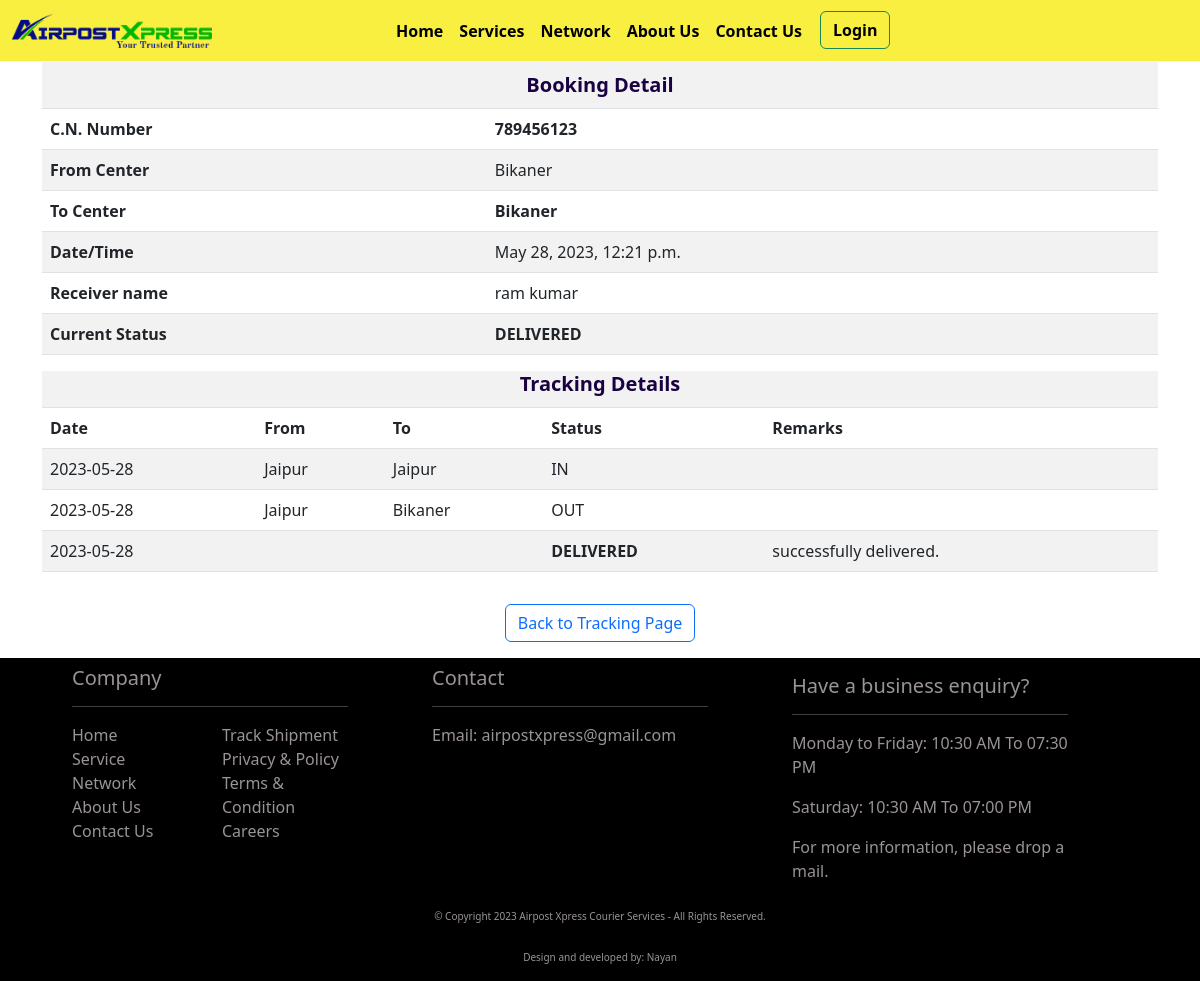
/tracking/789456123, run on the app's committed database.
### api/models.py (models this page shows, shortened)
class Booking(models.Model):
    doc_date = models.DateTimeField(default=datetime.now)
    party_name = models.ForeignKey(PartyAccounts, on_delete=models.CASCADE, null=True, blank=False)
    c_note_number = models.BigIntegerField(unique=True)
    from_destination = models.ForeignKey(Destination, on_delete=models.CASCADE, related_name="from_destination", default=1)
    to_destination = models.ForeignKey(Destination, on_delete=models.CASCADE, related_name="to_destination", default=1)
    booking_type = models.ForeignKey(BookingType, on_delete=models.CASCADE, related_name="booking_types", null=True, default=1)
    sender_name = models.CharField(max_length=256, null=True, blank=True)
    sender_mobile = models.CharField(max_length=15, blank=True, null=True)
    receiver_name = models.CharField(max_length=256, null=True, blank=True)
    receiver_mobile_number = models.CharField(max_length=256, null=True, blank=False)
    ref_courier_name = models.ForeignKey(RefCourier, on_delete=models.CASCADE)
    ref_courier_number = models.CharField(max_length=50, blank=True)
    weight = models.FloatField(blank=True, null=True)
    amount = models.FloatField(blank=True, null=True)
    remarks = models.TextField(max_length=550, blank=True, null=True)
    user = models.ForeignKey(User, on_delete=models.CASCADE, null=True, blank=False)
    created_at = models.DateTimeField(auto_now_add=True, null=True)
    updated_at = models.DateTimeField(auto_now=True, null=True)
    class Meta:
        verbose_name_plural = "Booking"

class Destination(models.Model):
    name = models.CharField(max_length=256)
    class Meta:
        verbose_name_plural = "Destination"
    def __str__(self):
        return self.name

class ParcelStatus(models.Model):
    name = models.CharField(max_length=256)
    class Meta:
        verbose_name_plural = "Parcel status"
    def __str__(self):
        return self.name

class Trackinghistory(models.Model):
    c_note_number = models.ForeignKey(Booking, on_delete=models.CASCADE)
    in_out_datetime = models.DateTimeField(default=datetime.now)
    last_updated_datetime = models.DateTimeField(auto_now=True)
    d_from = models.ForeignKey(Destination, on_delete=models.CASCADE, related_name="destination_in")
    d_to = models.ForeignKey(Destination, on_delete=models.CASCADE, related_name="destination_out")
    status = models.ForeignKey(ParcelStatus, on_delete=models.CASCADE, related_name="status")
    remarks = models.TextField(blank=True, null=True)
    user = models.ForeignKey(User, on_delete=models.CASCADE, null=True, blank=False)
    class Meta:
        verbose_name_plural = "Tracking history"

class DrsTransactionHistory(models.Model):
    docket_number = models.CharField(max_length=40, blank=False, null=True)
    origin = models.CharField(max_length=60, blank=True, null=True)
    consignee_name = models.CharField(max_length=256, blank=True, null=True)
    drs_number = models.CharField(max_length=40, blank=True, null=True)
    status = models.ForeignKey(ParcelStatus, on_delete=models.CASCADE, blank=False, null=True)
    reason = models.TextField(max_length=500, blank=True, null=True)
    user = models.ForeignKey(User, models.CASCADE, blank=False, null=True)
    created_at = models.DateTimeField(auto_now_add=True, null=True, blank=True)
    updated_at = models.DateTimeField(auto_now=True, null=True, blank=True)
    class Meta:
        verbose_name_plural = "DRS Transaction History"

### api/views.py (the view)
# urls.py: path(r"tracking/", home, name="only_tracking"),
def tracking(request, tracking_number):
    try:
        tracking_number = int(tracking_number)
        if tracking_number:
            data = Booking.objects.filter(c_note_number=tracking_number)
            if data.exists():
                booking_details = data[0]
                tracking_history = Trackinghistory.objects.filter(c_note_number=booking_details).order_by('-in_out_datetime')
                if_drs = None
                last_status = "Shipment information sent to Airpost Xpress"
                if tracking_history.exists():
                    last_status = str(tracking_history[0].status) + " - " + str(tracking_history[0].d_to)
                if booking_details.ref_courier_name.type != 'Internal':
                    tracking_history = {}
                    token_obj = Token.objects.all().values()
                    token = ""
                    if token_obj:
                        token = token_obj[0]["token"]
                    url = str(booking_details.ref_courier_name.link).format(token) + str(booking_details.ref_courier_number)
                    try:
                        response = requests.post(url, headers={"content-type": "application/json"}, timeout=2)
                        data_load_from_another_site = response.json()
                        last_status = data_load_from_another_site.get("MostRecentStatus", "-")
                        tracking_history = data_load_from_another_site.get("Checkpoints", "")
                        if len(tracking_history) <= 2:
                            for i in tracking_history:
                                if str(i.get("Activity")).__contains__("No information present for consignment"):
                                    tracking_history = tracking_history[0]
                                    int("a")
                    except Exception as e:
                        selenium = False
                        if booking_details.ref_courier_name.if_multiple:
                            url = booking_details.ref_courier_name.multi_link
                            url = url.format(booking_details.ref_courier_number)
                        else:
                            if booking_details.ref_courier_name.selenium:
                                selenium = True
                                url = str(booking_details.ref_courier_name.multi_name) + "UUUU" + str(booking_details.ref_courier_number)
                        if selenium:
                            url = f'For latest updates click on this Ref No. <a id="sele_data" class="text-primary sele_data_1" data-sid="{url}" >{booking_details.c_note_number}</a>'
                        else:
                            url = f'For latest updates click on this Ref No. <a href="{url}" target="_blank">{booking_details.c_note_number}</a>'
                        tracking_history["Date"] = ""
                        tracking_history["Location"] = ""
                        tracking_history["CheckpointState"] = ""
                        tracking_history["Activity"] = url
                        tracking_history = [tracking_history,]
                else:
                    final_status = DrsTransactionHistory.objects.filter(docket_number=tracking_number).order_by("-created_at")
                    if final_status.exists():
                        final_status = final_status[0]
                        if_drs = 1
                        last_status = final_status.status
                        reason = ""
                        if final_status.reason:
                            reason = final_status.reason
                        return render(request, "tracking.html", {"booking_details": booking_details, "tracking_history": tracking_history,
                    "last_status": last_status, "today_date": today_date, "drs_details": if_drs, "status": final_status.status, "reason": reason, "date": final_status.created_at})
                return render(request, "tracking.html", {"booking_details": booking_details, "tracking_history": tracking_history,
                "last_status": last_status, "today_date": today_date, "drs_details": if_drs})
        return redirect("home")
    except Exception as e:
        print(e)
        return redirect("home")

### api/templates/tracking.html (shortened to what this page needs)
{% extends "base.html" %} {% load static %} {% block title %}Tracking{% endblock title %} {% block content %}
<div class="container">
    <div class="row mt-4">
        <div class="col-12">
            <div class="table-responsive">
                <table class="table table-striped">
                    <tbody>
                        <tr>
                            <th scope="row" colspan="2" class="tracking_head">Booking Detail</th>
                        </tr>
                        <tr>
                            <th scope="row">C.N. Number</th>
                            <td><b>{{ booking_details.c_note_number }}</b></td>
                        </tr>
                        <tr>
                            <th scope="row">From Center</th>
                            <td>{{ booking_details.from_destination }}</td>
                        </tr>
                        <tr>
                            <th scope="row">To Center</th>
                            <td><b>{{ booking_details.to_destination }}</b></td>
                        </tr>
                        <tr>
                            <th scope="row">Date/Time</th>
                            <td>{{ booking_details.doc_date }}</td>
                        </tr>
                        <tr>
                            <th scope="row">Receiver name</th>
                            <td>{{ booking_details.receiver_name }}</td>
                        </tr>
                        <tr>
                            <th scope="row">Current Status</th>
                            <td><b>{{ last_status }}</b></td>
                        </tr>
                    </tbody>
                </table>
            </div>
        </div>
    </div>
</div>
<div class="container">
    <div class="row">
        {% if booking_details.ref_courier_name.type == 'Internal' %}
        <div class="col-12">
            <div class="scrollme">
                <table class="table table-striped table-responsive">
                    <tbody>
                        <tr>
                            <th class="tracking_head" colspan="5">Tracking Details</th>
                        </tr>
                        <tr>
                            <th>Date</th>
                            <th>From</th>
                            <th>To</th>
                            <th>Status</th>
                            <th>Remarks</th>
                        </tr>
                        {% for track_his in tracking_history %}
                        <tr>
                            <td>{{ track_his.in_out_datetime|date:"Y-m-d" }}</td>
                            <td>{{ track_his.d_from }}</td>
                            <td>{{ track_his.d_to }}</td>
                            <td>{{ track_his.status }}</td>
                            {% if track_his.remarks %}
                            <td>{{ track_his.remarks }}</td>
                            {% else %}
                            <td></td>
                            {% endif %}
                        </tr>
                        {% endfor %} {% if drs_details == 1 %}
                        <tr>
                            <td>{{ date|date:"Y-m-d" }}</td>
                            <td>{{ track_his.d_from }}</td>
                            <td>{{ track_his.d_to }}</td>
                            <td><b>{{ status }}</b></td>
                            {% if reason %}
                            <td>{{ reason }}</td>
                            {% else %}
                            <td>{{ reason }}</td>
                            {% endif %}
                        </tr>
                        {% endif %}
                    </tbody>
                </table>
            </div>
        </div>
        {% endif %}
        <div class="container">
            <div class="row justify-content-center">
                <div class="col-12 text-center mb-3 mt-3">
                    <a href="{% url 'home' %}"><button type="button" class="btn btn-outline-primary">Back to Tracking Page</button></a>
                </div>
            </div>
        </div>
    </div>
</div>
{% include 'tracking_ajax.html' %} {% endblock content %}

### api/static/css/tracking.css (style rules this page uses)
.tracking_head { text-align: center; font-weight: bolder; font-size: 20px; color: rgb(26, 2, 66) !important; }
.scrollme { overflow: auto; }

### api/static/css/dashboard.css (style rules this page uses)
.table-responsive { margin-top: -10px; max-height: 450px !important; }

### data on the page
Booking: c_note_number "789456123", from_destination "Bikaner", to_destination "Bikaner", doc_date "May 28, 2023, 12:21 p.m.", receiver_name "ram kumar"
ParcelStatus: name "DELIVERED"
Trackinghistory: in_out_datetime "2023-05-28", d_from "Jaipur", d_to "Jaipur", status "IN"
Trackinghistory: in_out_datetime "2023-05-28", d_from "Jaipur", d_to "Bikaner", status "OUT"
DrsTransactionHistory: created_at "2023-05-28", reason "successfully delivered."

### other printed values
{{ today_date }} "2023"
